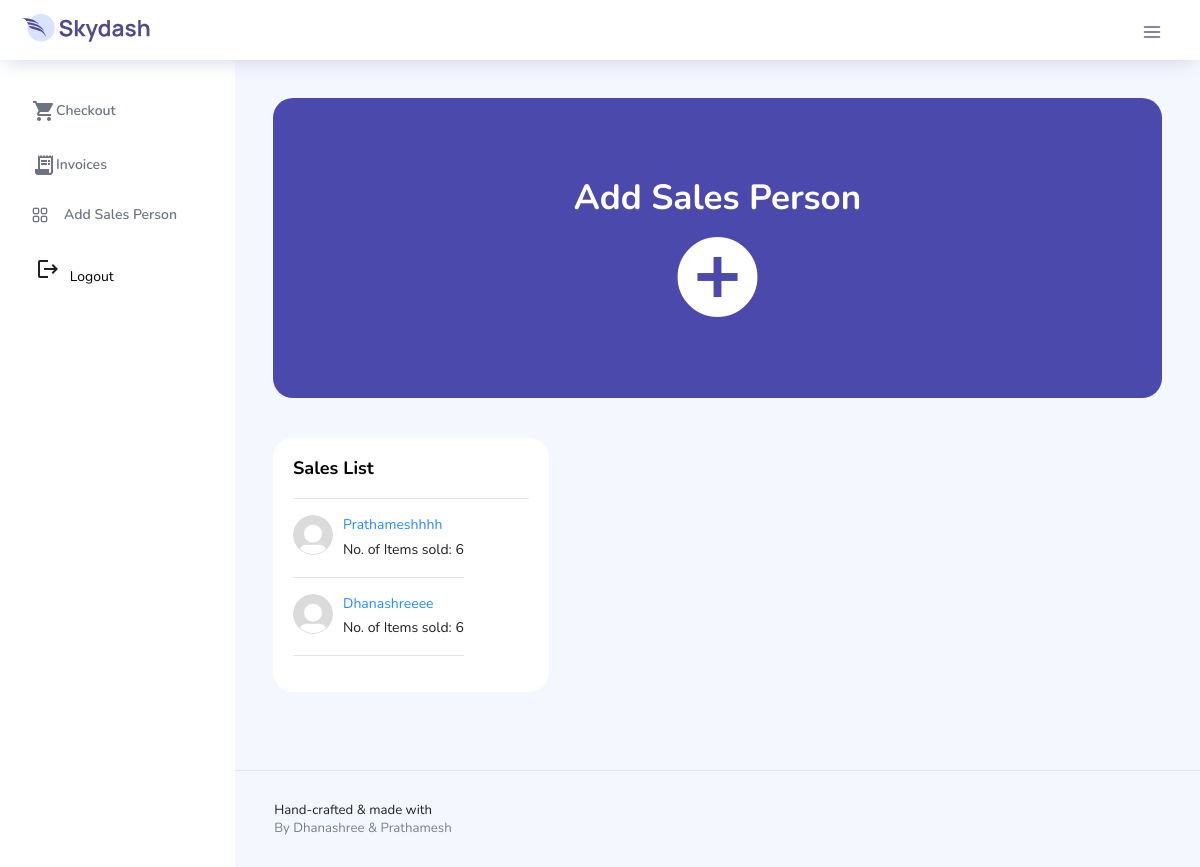
The app's page /Sales/sales_dash.php with its own data.
### tables this page shows
CREATE TABLE `sales_person` (
  `id` int(11) NOT NULL,
  `name` longtext DEFAULT NULL,
  `mobile_number` longtext DEFAULT NULL,
  `address` longtext DEFAULT NULL,
  `identity_proof` longtext DEFAULT NULL,
  `items_sold` longtext DEFAULT NULL
);

### Sales/sales_dash.php (the view, shortened to what this page needs)
<?php
include "../db.php";
?>
<!DOCTYPE html>
<html lang="en">
  <head>
    <link rel="stylesheet" href="../vendors/feather/feather.css" />
    <link rel="stylesheet" href="../vendors/ti-icons/css/themify-icons.css" />
    <link rel="stylesheet" href="../vendors/css/vendor.bundle.base.css" />
    <link
      rel="stylesheet"
      href="../vendors/datatables.net-bs4/dataTables.bootstrap4.css"
    />
    <link rel="stylesheet" href="../vendors/ti-icons/css/themify-icons.css" />
    <link
      rel="stylesheet"
      type="text/css"
      href="../js/select.dataTables.min.css"
    />
    <link rel="stylesheet" href="../css/vertical-layout-light/style.css" />
  </head>
  <body>
    <div class="container-scroller">
      <nav class="navbar col-lg-12 col-12 p-0 fixed-top d-flex flex-row">
        <div
          class="text-center navbar-brand-wrapper d-flex align-items-center justify-content-center"
        >
          <a class="navbar-brand brand-logo mr-5" href="./sales_dash.php"
            ><img src="../images/logo.svg" class="mr-2" alt="logo"
          /></a>
        </div>
        <div
          class="navbar-menu-wrapper d-flex align-items-center justify-content-end"
        >
          <button
            class="navbar-toggler navbar-toggler align-self-center"
            type="button"
            data-toggle="minimize"
          >
            <span class="icon-menu"></span>
          </button>
        </div>
      </nav>
      <div class="container-fluid page-body-wrapper">
        <nav class="sidebar sidebar-offcanvas" id="sidebar">
          <ul class="nav">
            <li class="nav-item">
              <a class="nav-link" href="./checkout.php">
                <i class="material-icons">shopping_cart </i>
                <span class="menu-title">Checkout</span>
              </a>
            </li>
            <li class="nav-item">
              <a class="nav-link" href="./getinvoice.php">
                <i class="material-icons">receipt_long </i>
                <span class="menu-title">Invoices</span>
              </a>
            </li>
            <li class="nav-item">
              <a class="nav-link" href="././sales_dash.php">
                <i class="icon-grid menu-icon"></i>
                <span class="menu-title">Add Sales Person</span>
              </a>
            </li>
            <li class="nav-item" style="margin: 20px; display: flex;align-item: center">
              <form method="POST">
                <i class = "material-icons">logout  </i>
                <span class="menu-title"><input style="border: none; background-color: #fff;" type="submit" name="logoutt" value="Logout"></span>
            </form>
            </li>
          </ul>
        </nav>
        <div class="main-panel">
          <div class="content-wrapper">
            <div class="row">
              <div class="col-md-12 stretch-card grid-margin">
                <div class="card data-icon-card-primary" style="height: 300px">
                  <div class="card-body">
                    <div
                      style="
                        margin-top: 70px;
                        display: flex;
                        justify-content: center;
                        align-items: center;
                        flex-direction: column;
                      "
                    >
                      <p class="card-title text-white" style="font-size: 35px">
                        Add Sales Person
                      </p>
                      <a href="./sales_dets.php">
                        <button style="background: none; border: none">
                          <i class="material-icons mysize">add_circle</i>
                        </button></a
                      >
                    </div>
                  </div>
                </div>
              </div>
              <div class="col-md-4 stretch-card grid-margin">
                <div class="card">
                  <div class="card-body">
                    <p class="card-title">Sales List</p>
                    <hr>
                    <ul class="icon-data-list">
                     <?php
                      $query = mysqli_query($conn,"SELECT * FROM `sales_person` ORDER BY `items_sold` DESC");
                      while ($row = mysqli_fetch_array($query)) {
                        $name = $row['name'];
                        $itemsold = $row['items_sold'];
                      ?>
                      <li>
                        <div class="d-flex">
                          <img src="../images/faces/defaultfacerec.png" alt="user" />
                          <div>
                            <p class="text-info mb-1"><?= $name ?></p>
                            <p class="mb-0">No. of Items sold: <?= $itemsold ?></p>
                          </div>
                        </div>
                      </li>
                      <hr>
                      <?php
                        }
                      ?>
                    </ul>
                  </div>
                </div>
              </div>
            </div>
          </div>
          <footer class="footer">
            <div
              class="d-sm-flex justify-content-center justify-content-sm-between"
            >
              <span
                class="float-none float-sm-right d-block mt-1 mt-sm-0 text-center"
                >Hand-crafted & made with
                <i class="ti-heart text-danger ml-1"></i
              ></span>
            </div>
            <div
              class="d-sm-flex justify-content-center justify-content-sm-between"
            >
              <span
                class="text-muted text-center text-sm-left d-block d-sm-inline-block"
                >By Dhanashree & Prathamesh
              </span>
            </div>
          </footer>
        </div>
      </div>
    </div>
  </body>
</html>

### Sales/sales_dash.php (style rules this page uses)
i.mysize { font-size: 6em; color: #fff; }

### records on screen
sales_person: name "Prathameshhhh", items_sold "6"
sales_person: name "Dhanashreeee", items_sold "6"
